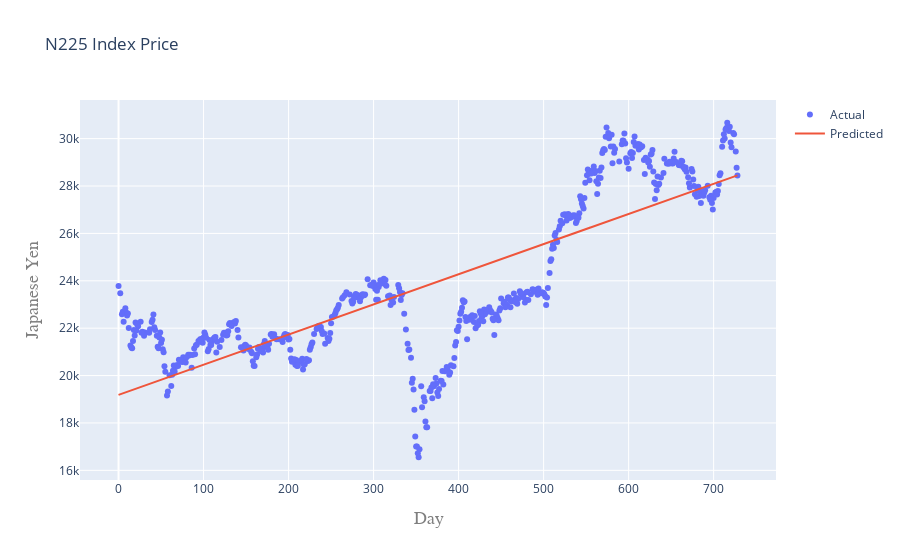

The cell this chart's notebook holds for it:
### Code cell
# First Model - Linear Regression
from sklearn.linear_model import LinearRegression
lm = LinearRegression()
lm.fit(X_train, Y_train)

#Plot actual and predicted values for train dataset
trace0 = go.Scatter(
    x = X_train.T[0],
    y = Y_train,
    mode = 'markers',
    name = 'Actual'
)
trace1 = go.Scatter(
    x = X_train.T[0],
    y = lm.predict(X_train).T,
    mode = 'lines',
    name = 'Predicted'
)
VTI_data = [trace0,trace1]
layout.xaxis.title.text = 'Day'
plot2 = go.Figure(data=VTI_data, layout=layout)

iplot(plot2)

### Figure 1 — Plotly figure (JSON) as saved in the notebook; plotly's stock layout.template omitted (floating-point values rounded to 4 significant figures; data arrays with more than 128 entries replaced by an {"elided": "..."} marker saying what was removed)
{"data": [{"mode": "markers", "name": "Actual", "type": "scatter", "x": {"elided": "580 int values"}, "y": {"elided": "580 float values"}}, {"mode": "lines", "name": "Predicted", "type": "scatter", "x": {"elided": "580 int values"}, "y": {"elided": "580 float values"}}], "layout": {"title": {"text": "N225 Index Price"}, "xaxis": {"title": {"font": {"color": "#7f7f7f", "family": "Courier New, monospace", "size": 18}, "text": "Day"}}, "yaxis": {"title": {"font": {"color": "#7f7f7f", "family": "Courier New, monospace", "size": 18}, "text": "Japanese Yen"}}}}
